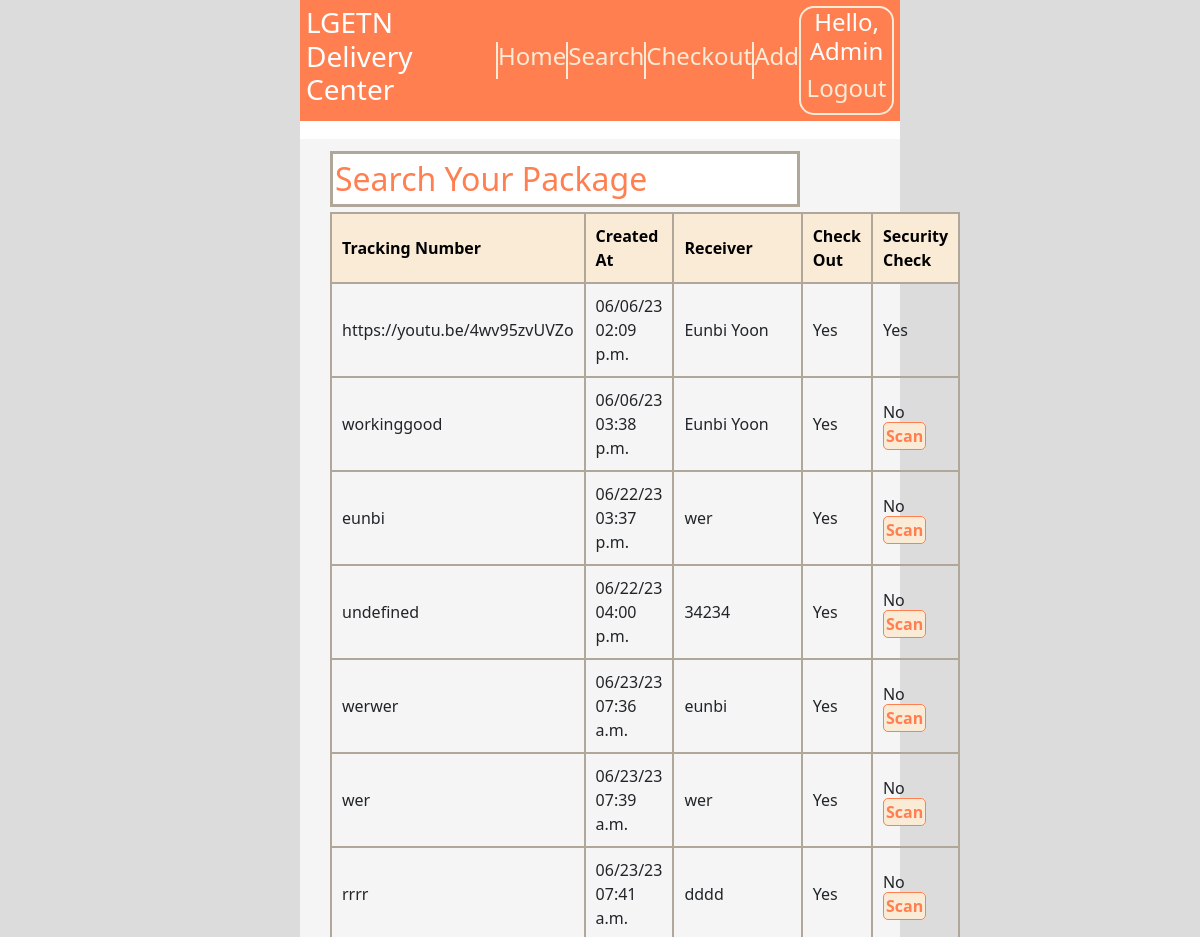
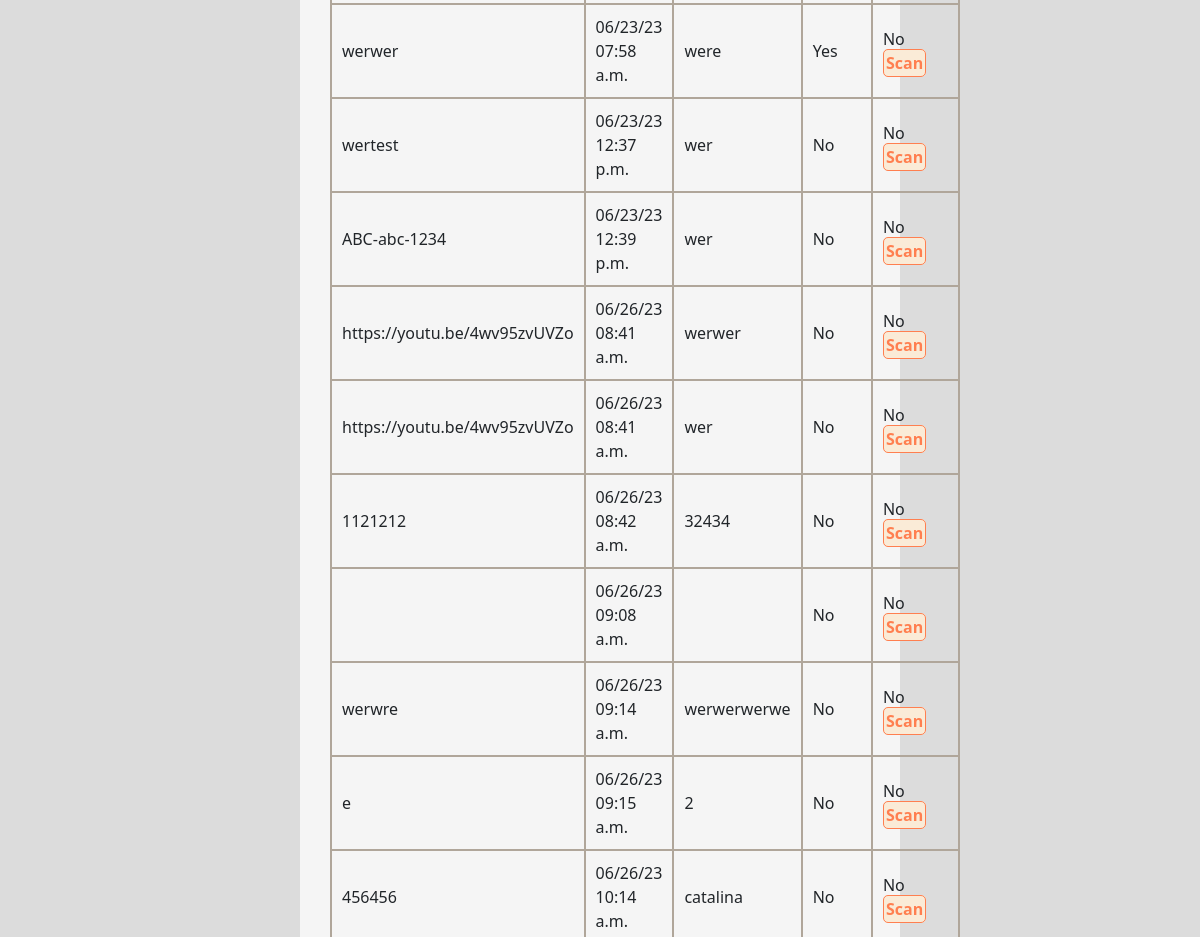
Page /search (signed in, upper part) on the earlier database version (2 pictures, top to bottom).
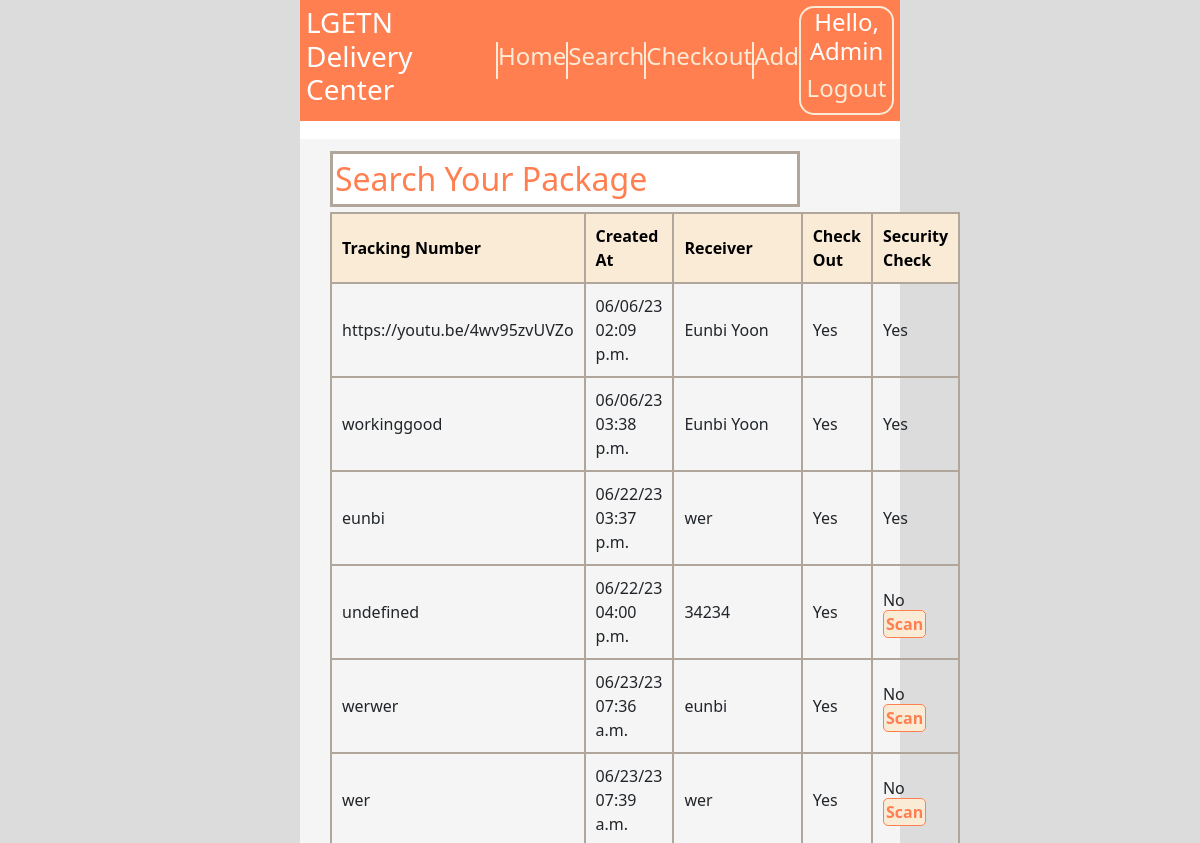
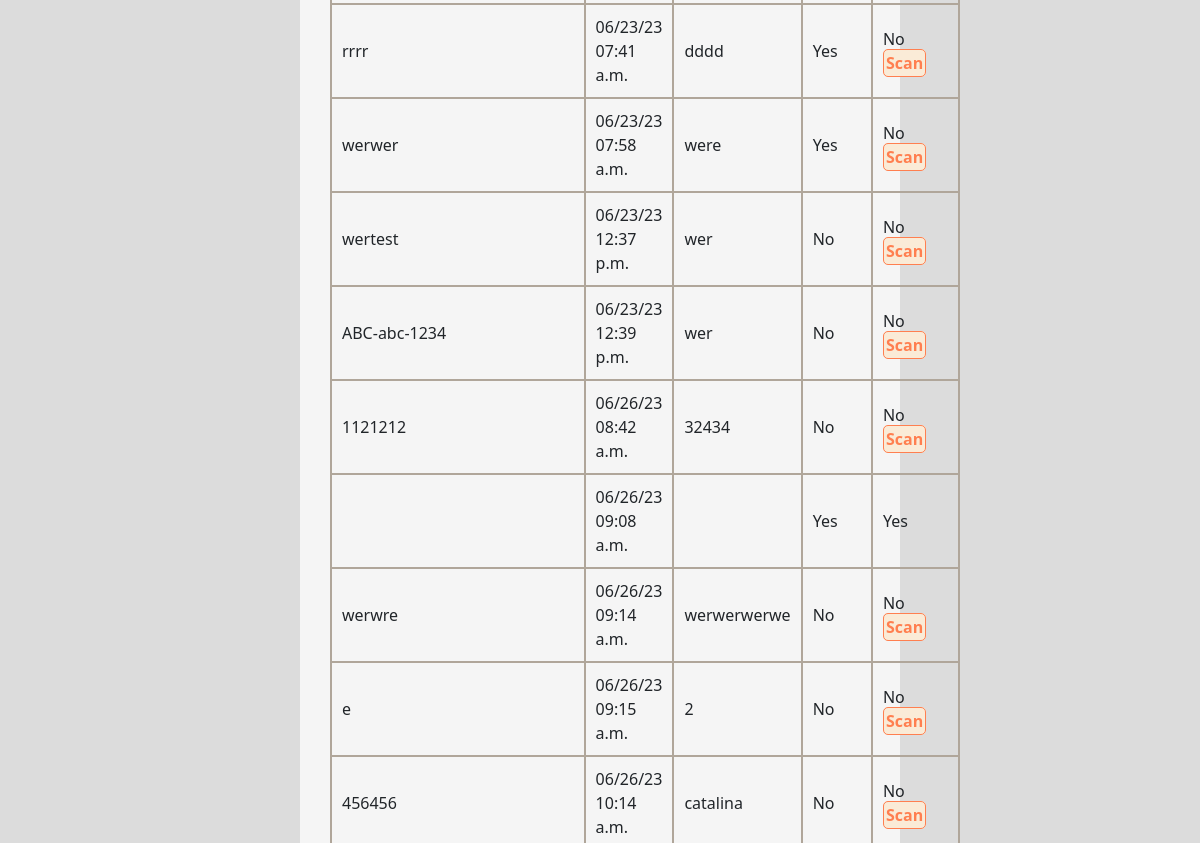
Same page on the later database version (2 pictures, top to bottom).
### qrapp/models.py (models this page shows, shortened)
class QRCodeData(models.Model):
    code_data=models.CharField(max_length=255)
    created_at=models.DateTimeField(auto_now_add=True)
    receiver=models.CharField(max_length=255)
    check_out=models.BooleanField(default=False)
    admin_check=models.BooleanField(default=False)
    class Meta:
        verbose_name_plural='QR Scanning Data'

### qrapp/views.py (the view)
# urls.py: path('search',searchView, name='search_url'),
@login_required
def searchView(request):
    item_list=QRCodeData.objects.all()
    username=request.user.username
    context={
        'item_list':item_list,
        'username':username
    }
    return render(request, 'search.html', context)

### qrapp/templates/search.html (shortened to what this page needs)
{% extends 'base.html' %}
{% block container %}
    <div class="search-detail">
        <input type="text" id="filterInput" placeholder="Search Your Package" oninput="filterTable()" required pattern="\S+.*" >
        <table id="myTable">
            <thead>
              <tr>
                <th>Tracking Number</th>
                <th>Created At</th>
                <th>Receiver</th>
                <th>Check Out</th>
                <th>Security Check</th>
              </tr>
            </thead>
            <tbody>
                {% for item in item_list %}
                    <tr>
                        <td>{{ item.code_data }}</td>
                        <td>{{ item.created_at|date:"m/d/y h:i a" }}</td>
                        <td>{{ item.receiver }}</td>
                        {% if item.check_out %}
                            <td>Yes</td>
                        {% else %}
                            <td>
                                No
                            </td>
                        {% endif %}
                        {% if item.admin_check %}
                            <td>Yes</td>
                        {% else %}
                            <td>
                                No
                                {% if user.is_superuser %}
                                    <a href="{% url 'checkout_url' %}">Scan</a>
                                {% endif %}
                            </td>
                        {% endif %}
                    </tr>
                {% endfor %}
            </tbody>
        </table>
    </div>
    {% load static %}
{% endblock %}

Differences in the rows shown:
removed QRCodeData: code_data "https://youtu.be/4wv95zvUVZo", created_at "06/26/23 08:41 a.m.", receiver "werwer", check_out "No", admin_check "No"
removed QRCodeData: code_data "https://youtu.be/4wv95zvUVZo", created_at "06/26/23 08:41 a.m.", receiver "wer", check_out "No", admin_check "No"
changed QRCodeData "workinggood": admin_check "No Scan" → "Yes"
changed QRCodeData (number 3 of 15 on the later page): admin_check "No Scan" → "Yes"
changed QRCodeData (number 12 of 15 on the later page): check_out "No" → "Yes"; admin_check "No Scan" → "Yes"
